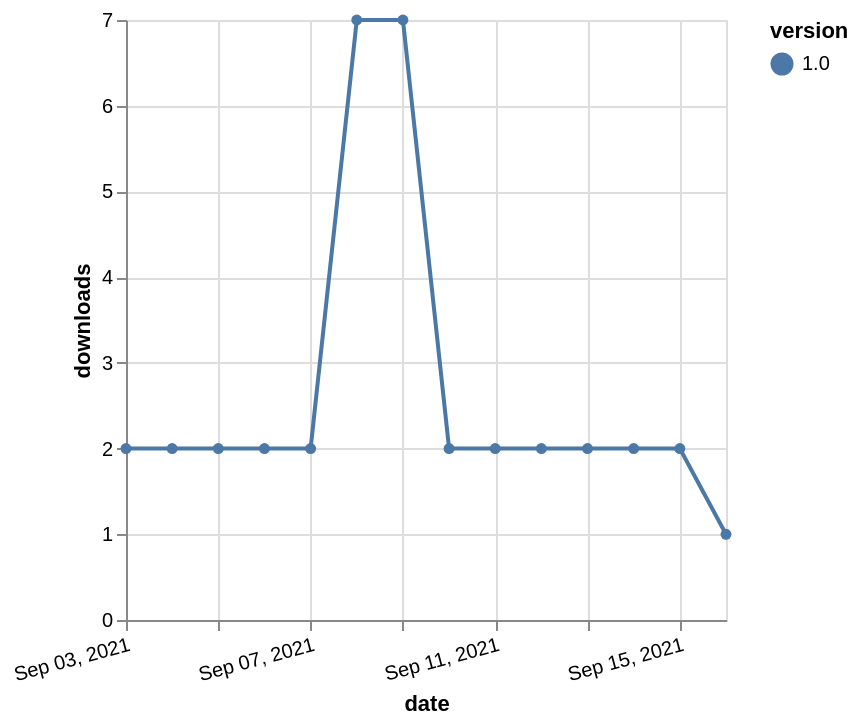

Express this chart as Vega-Lite.
### Vega-Lite specification from a JSON file in a GitHub repository (floating-point values rounded to 4 significant figures)
{"$schema": "https://vega.github.io/schema/vega-lite/v5.json", "description": "A simple bar chart with embedded data.", "data": {"values": [{"date": "2021-09-03", "total": 2975, "delta": 2, "version": "1.0"}, {"date": "2021-09-04", "total": 2977, "delta": 2, "version": "1.0"}, {"date": "2021-09-05", "total": 2979, "delta": 2, "version": "1.0"}, {"date": "2021-09-06", "total": 2981, "delta": 2, "version": "1.0"}, {"date": "2021-09-07", "total": 2983, "delta": 2, "version": "1.0"}, {"date": "2021-09-08", "total": 2990, "delta": 7, "version": "1.0"}, {"date": "2021-09-09", "total": 2997, "delta": 7, "version": "1.0"}, {"date": "2021-09-10", "total": 2999, "delta": 2, "version": "1.0"}, {"date": "2021-09-11", "total": 3001, "delta": 2, "version": "1.0"}, {"date": "2021-09-12", "total": 3003, "delta": 2, "version": "1.0"}, {"date": "2021-09-13", "total": 3005, "delta": 2, "version": "1.0"}, {"date": "2021-09-14", "total": 3007, "delta": 2, "version": "1.0"}, {"date": "2021-09-15", "total": 3009, "delta": 2, "version": "1.0"}, {"date": "2021-09-16", "total": 3010, "delta": 1, "version": "1.0"}]}, "width": "container", "mark": {"type": "line", "point": {"filled": true}}, "encoding": {"x": {"field": "date", "type": "temporal", "timeUnit": "yearmonthdate", "title": "date", "axis": {"labelAngle": -15}}, "y": {"field": "delta", "type": "quantitative", "title": "downloads"}, "color": {"field": "version", "type": "nominal"}, "tooltip": {"field": "delta"}}}
